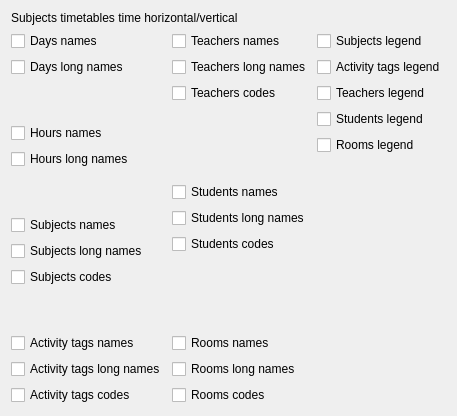
     <widget class="QWidget" name="tabWidgetPage17">
      <attribute name="title">
       <string>17</string>
      </attribute>
      <layout class="QGridLayout" name="gridLayout_18">
       <item row="0" column="0" colspan="3">
        <widget class="QLabel" name="label_17">
         <property name="text">
          <string>Subjects timetables time horizontal/vertical</string>
         </property>
        </widget>
       </item>
       <item row="1" column="0">
        <layout class="QVBoxLayout" name="verticalLayout_27">
         <item>
          <widget class="QCheckBox" name="subjectsTimeHVDaysNamesCheckBox">
           <property name="text">
            <string>Days names</string>
           </property>
          </widget>
         </item>
         <item>
          <widget class="QCheckBox" name="subjectsTimeHVDaysLongNamesCheckBox">
           <property name="text">
            <string>Days long names</string>
           </property>
          </widget>
         </item>
         <item>
          <spacer name="verticalSpacer_69">
           <property name="orientation">
            <enum>Qt::Vertical</enum>
           </property>
           <property name="sizeHint" stdset="0">
            <size>
             <width>20</width>
             <height>40</height>
            </size>
           </property>
          </spacer>
         </item>
         <item>
          <widget class="QCheckBox" name="subjectsTimeHVHoursNamesCheckBox">
           <property name="text">
            <string>Hours names</string>
           </property>
          </widget>
         </item>
         <item>
          <widget class="QCheckBox" name="subjectsTimeHVHoursLongNamesCheckBox">
           <property name="text">
            <string>Hours long names</string>
           </property>
          </widget>
         </item>
         <item>
          <spacer name="verticalSpacer_70">
           <property name="orientation">
            <enum>Qt::Vertical</enum>
           </property>
           <property name="sizeHint" stdset="0">
            <size>
             <width>20</width>
             <height>40</height>
            </size>
           </property>
          </spacer>
         </item>
         <item>
          <widget class="QCheckBox" name="subjectsTimeHVSubjectsNamesCheckBox">
           <property name="text">
            <string>Subjects names</string>
           </property>
          </widget>
         </item>
         <item>
          <widget class="QCheckBox" name="subjectsTimeHVSubjectsLongNamesCheckBox">
           <property name="text">
            <string>Subjects long names</string>
           </property>
          </widget>
         </item>
         <item>
          <widget class="QCheckBox" name="subjectsTimeHVSubjectsCodesCheckBox">
           <property name="text">
            <string>Subjects codes</string>
           </property>
          </widget>
         </item>
         <item>
          <spacer name="verticalSpacer_71">
           <property name="orientation">
            <enum>Qt::Vertical</enum>
           </property>
           <property name="sizeHint" stdset="0">
            <size>
             <width>20</width>
             <height>40</height>
            </size>
           </property>
          </spacer>
         </item>
         <item>
          <widget class="QCheckBox" name="subjectsTimeHVActivityTagsNamesCheckBox">
           <property name="text">
            <string>Activity tags names</string>
           </property>
          </widget>
         </item>
         <item>
          <widget class="QCheckBox" name="subjectsTimeHVActivityTagsLongNamesCheckBox">
           <property name="text">
            <string>Activity tags long names</string>
           </property>
          </widget>
         </item>
         <item>
          <widget class="QCheckBox" name="subjectsTimeHVActivityTagsCodesCheckBox">
           <property name="text">
            <string>Activity tags codes</string>
           </property>
          </widget>
         </item>
        </layout>
       </item>
       <item row="1" column="1">
        <layout class="QVBoxLayout" name="verticalLayout_28">
         <item>
          <widget class="QCheckBox" name="subjectsTimeHVTeachersNamesCheckBox">
           <property name="text">
            <string>Teachers names</string>
           </property>
          </widget>
         </item>
         <item>
          <widget class="QCheckBox" name="subjectsTimeHVTeachersLongNamesCheckBox">
           <property name="text">
            <string>Teachers long names</string>
           </property>
          </widget>
         </item>
         <item>
          <widget class="QCheckBox" name="subjectsTimeHVTeachersCodesCheckBox">
           <property name="text">
            <string>Teachers codes</string>
           </property>
          </widget>
         </item>
         <item>
          <spacer name="verticalSpacer_72">
           <property name="orientation">
            <enum>Qt::Vertical</enum>
           </property>
           <property name="sizeHint" stdset="0">
            <size>
             <width>20</width>
             <height>40</height>
            </size>
           </property>
          </spacer>
         </item>
         <item>
          <widget class="QCheckBox" name="subjectsTimeHVStudentsNamesCheckBox">
           <property name="text">
            <string>Students names</string>
           </property>
          </widget>
         </item>
         <item>
          <widget class="QCheckBox" name="subjectsTimeHVStudentsLongNamesCheckBox">
           <property name="text">
            <string>Students long names</string>
           </property>
          </widget>
         </item>
         <item>
          <widget class="QCheckBox" name="subjectsTimeHVStudentsCodesCheckBox">
           <property name="text">
            <string>Students codes</string>
           </property>
          </widget>
         </item>
         <item>
          <spacer name="verticalSpacer_73">
           <property name="orientation">
            <enum>Qt::Vertical</enum>
           </property>
           <property name="sizeHint" stdset="0">
            <size>
             <width>20</width>
             <height>40</height>
            </size>
           </property>
          </spacer>
         </item>
         <item>
          <widget class="QCheckBox" name="subjectsTimeHVRoomsNamesCheckBox">
           <property name="text">
            <string>Rooms names</string>
           </property>
          </widget>
         </item>
         <item>
          <widget class="QCheckBox" name="subjectsTimeHVRoomsLongNamesCheckBox">
           <property name="text">
            <string>Rooms long names</string>
           </property>
          </widget>
         </item>
         <item>
          <widget class="QCheckBox" name="subjectsTimeHVRoomsCodesCheckBox">
           <property name="text">
            <string>Rooms codes</string>
           </property>
          </widget>
         </item>
        </layout>
       </item>
       <item row="1" column="2">
        <layout class="QVBoxLayout" name="verticalLayout_50">
         <item>
          <widget class="QCheckBox" name="subjectsTimeHVSubjectsLegendCheckBox">
           <property name="text">
            <string>Subjects legend</string>
           </property>
          </widget>
         </item>
         <item>
          <widget class="QCheckBox" name="subjectsTimeHVActivityTagsLegendCheckBox">
           <property name="text">
            <string>Activity tags legend</string>
           </property>
          </widget>
         </item>
         <item>
          <widget class="QCheckBox" name="subjectsTimeHVTeachersLegendCheckBox">
           <property name="text">
            <string>Teachers legend</string>
           </property>
          </widget>
         </item>
         <item>
          <widget class="QCheckBox" name="subjectsTimeHVStudentsLegendCheckBox">
           <property name="text">
            <string>Students legend</string>
           </property>
          </widget>
         </item>
         <item>
          <widget class="QCheckBox" name="subjectsTimeHVRoomsLegendCheckBox">
           <property name="text">
            <string>Rooms legend</string>
           </property>
          </widget>
         </item>
         <item>
          <spacer name="verticalSpacer_107">
           <property name="orientation">
            <enum>Qt::Vertical</enum>
           </property>
           <property name="sizeHint" stdset="0">
            <size>
             <width>20</width>
             <height>40</height>
            </size>
           </property>
          </spacer>
         </item>
        </layout>
       </item>
      </layout>
     </widget>
